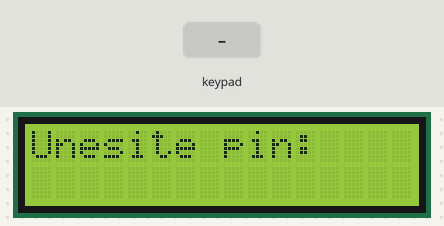
The sketch below on a simulated Arduino Uno, built with avr-gcc and run on an emulated ATmega328P. Shown: 16×2 character LCD. Inputs (shaded band) come from the test bench. What the sketch prints to the serial monitor is not drawn.

Above: at 1.2 s.
1.3 s: keypad keys 1 3 1 2 1 1 1 0 pressed 0.4 s apart
At 5.3 s:
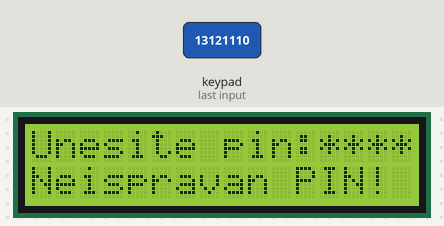
6.0 s: keypad keys 1 2 3 A pressed 0.4 s apart
At 8.8 s:
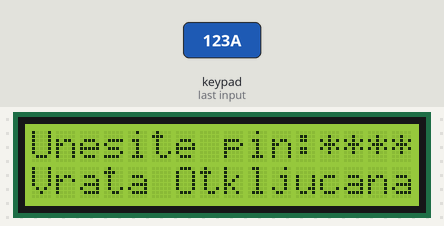
9.5 s: key 'B' pressed
12.5 s: keypad keys 1 2 3 A # pressed 0.4 s apart
At 15.6 s:
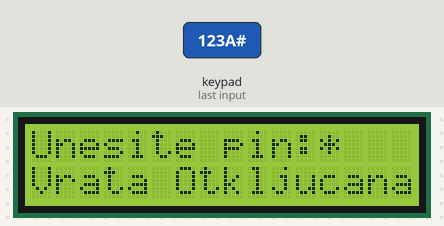
16.0 s: keypad keys 9 8 7 6 pressed 0.4 s apart
At 20.4 s:
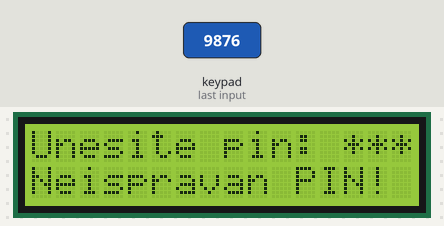
20.6 s: keypad keys 1 2 3 A * pressed 0.4 s apart
At 25.6 s:
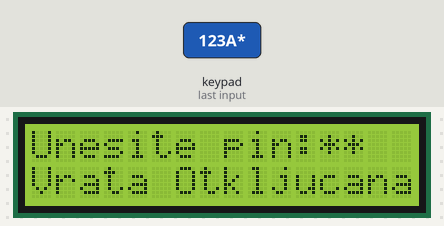
Timing chart, 0 to 27.1 s (numbered marks = the images above; inputs shaded):
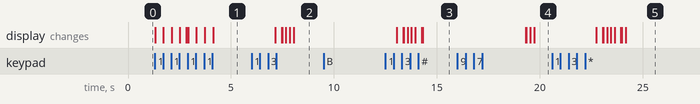

Measured:
- after the input at 1.3 s, the display: first changes at once (image 1 shows a later state)
- after the input at 6.0 s, the display: first differs from a run without the input after 1.5 s (image 2 shows a later state)
- after the input at 9.5 s, every drawn part: stays the same
- after the input at 12.5 s, the display: first differs from a run without the input after 1.1 s (image 3 shows a later state)
- after the input at 16.0 s, the display: first differs from a run without the input after 3.5 s (image 4 shows a later state)
- after the input at 20.6 s, the display: first differs from a run without the input after 2.8 s (image 5 shows a later state)

The sketch:

LV10_ZAD03.ino
```cpp
#include <Keypad.h>
#include <Wire.h>
#include <LiquidCrystal_I2C.h>

LiquidCrystal_I2C lcd(0x27, 16, 2);

const byte ROWS = 4;
const byte COLS = 4;
char keys[ROWS][COLS] = {
  { '1','2','3','A' },
  { '4','5','6','B' },
  { '7','8','9','C' },
  { '*','0','#','D' },
};

byte rowPins[ROWS] = { 13, 12, 11, 10 };

byte colPins[COLS] = { 9, 8, 7, 6 };

char kombinacija[] = { '1','2','3','A' };

char kombinacija1[sizeof(kombinacija) / sizeof(char)];
int i = 0, j = 0;

Keypad kpd = Keypad(makeKeymap(keys), rowPins, colPins, ROWS, COLS);

int n=0;

void setup(){
  Serial.begin(9600);
  lcd.begin();
  lcd.backlight();
}

void loop(){
  char key = kpd.getKey();
  lcd.setCursor(0,0);
  lcd.print("Unesite pin:");

  if (key){
    Serial.println(key);

    // Ispisuje '*' na lcd sve dok ih je manje od 5 (4 komada)
    if(n < 4){
      n++;
      lcd.setCursor(11+n,0);
      lcd.print("*");
    }

    // provjerava PIN
    kombinacija1[i] = key;
    if(kombinacija[i] == kombinacija1[i]){
      i++;
      j++;
      if(j == sizeof(kombinacija)/sizeof(char)){
        lcd.setCursor(0,1);
        lcd.print("Vrata Otkljucana");
        delay(5000);
        lcd.clear();
        i = 0;
        j = 0;
      }
    }
    else{
      // neispravan PIN
      if(n == 4){
        lcd.setCursor(0,1);
        lcd.print("Neispravan PIN!");
        delay(3000);
        lcd.clear();
      }
      i = 0;
      j = 0;
    }

    // ako su upisana 4 znaka za redom, briše '****'
    if(n == 4){
      n = 0;
      delay(300);
      lcd.clear();
    }
  }
}
```
